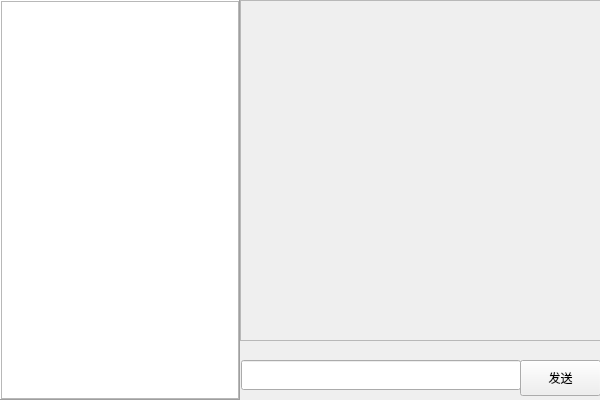
<?xml version="1.0" encoding="UTF-8"?>
<ui version="4.0">
    <class>Form</class>
    <widget class="QWidget" name="Form">
        <property name="geometry">
            <rect>
                <x>0</x>
                <y>0</y>
                <width>600</width>
                <height>400</height>
            </rect>
        </property>
        <property name="windowTitle">
            <string>Form</string>
        </property>
        <widget class="QFrame" name="frame">
            <property name="geometry">
                <rect>
                    <x>0</x>
                    <y>0</y>
                    <width>240</width>
                    <height>400</height>
                </rect>
            </property>
            <property name="frameShape">
                <enum>QFrame::Box</enum>
            </property>
            <property name="frameShadow">
                <enum>QFrame::Raised</enum>
            </property>
            <widget class="QListView" name="listView">
                <property name="geometry">
                    <rect>
                        <x>1</x>
                        <y>1</y>
                        <width>238</width>
                        <height>398</height>
                    </rect>
                </property>
            </widget>
        </widget>
        <widget class="QScrollArea" name="scrollArea">
            <property name="geometry">
                <rect>
                    <x>240</x>
                    <y>0</y>
                    <width>361</width>
                    <height>341</height>
                </rect>
            </property>
            <property name="widgetResizable">
                <bool>true</bool>
            </property>
            <widget class="QWidget" name="scrollAreaWidgetContents">
                <property name="geometry">
                    <rect>
                        <x>0</x>
                        <y>0</y>
                        <width>359</width>
                        <height>339</height>
                    </rect>
                </property>
            </widget>
        </widget>
        <widget class="QLineEdit" name="lineEdit">
            <property name="geometry">
                <rect>
                    <x>241</x>
                    <y>360</y>
                    <width>280</width>
                    <height>30</height>
                </rect>
            </property>
        </widget>
        <widget class="QPushButton" name="pushButton">
            <property name="geometry">
                <rect>
                    <x>520</x>
                    <y>360</y>
                    <width>81</width>
                    <height>36</height>
                </rect>
            </property>
            <property name="text">
                <string>发送</string>
            </property>
        </widget>
    </widget>
    <resources/>
    <connections/>
</ui>
